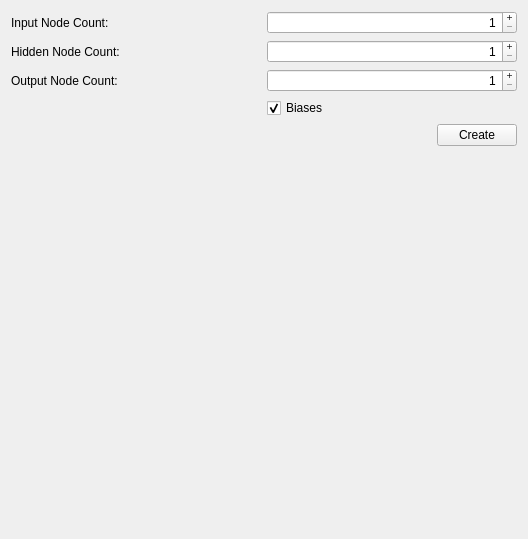
<ui version="4.0" >
 <class>NetworkControlFrame</class>
 <widget class="QWidget" name="NetworkControlFrame" >
  <property name="geometry" >
   <rect>
    <x>0</x>
    <y>0</y>
    <width>528</width>
    <height>539</height>
   </rect>
  </property>
  <property name="windowTitle" >
   <string>Network Control Frame</string>
  </property>
  <layout class="QGridLayout" name="gridLayout" >
   <item row="0" column="0" >
    <widget class="QLabel" name="label_2" >
     <property name="text" >
      <string>Input Node Count:</string>
     </property>
    </widget>
   </item>
   <item row="0" column="1" >
    <widget class="QSpinBox" name="inputCount" >
     <property name="alignment" >
      <set>Qt::AlignRight|Qt::AlignTrailing|Qt::AlignVCenter</set>
     </property>
     <property name="buttonSymbols" >
      <enum>QAbstractSpinBox::PlusMinus</enum>
     </property>
     <property name="minimum" >
      <number>1</number>
     </property>
     <property name="maximum" >
      <number>99999</number>
     </property>
    </widget>
   </item>
   <item row="1" column="0" >
    <widget class="QLabel" name="label_3" >
     <property name="text" >
      <string>Hidden Node Count:</string>
     </property>
    </widget>
   </item>
   <item row="1" column="1" >
    <widget class="QSpinBox" name="hiddenCount" >
     <property name="alignment" >
      <set>Qt::AlignRight|Qt::AlignTrailing|Qt::AlignVCenter</set>
     </property>
     <property name="buttonSymbols" >
      <enum>QAbstractSpinBox::PlusMinus</enum>
     </property>
     <property name="minimum" >
      <number>1</number>
     </property>
     <property name="maximum" >
      <number>99999</number>
     </property>
    </widget>
   </item>
   <item row="2" column="0" >
    <widget class="QLabel" name="label_4" >
     <property name="text" >
      <string>Output Node Count:</string>
     </property>
    </widget>
   </item>
   <item row="2" column="1" >
    <widget class="QSpinBox" name="outputCount" >
     <property name="alignment" >
      <set>Qt::AlignRight|Qt::AlignTrailing|Qt::AlignVCenter</set>
     </property>
     <property name="buttonSymbols" >
      <enum>QAbstractSpinBox::PlusMinus</enum>
     </property>
     <property name="minimum" >
      <number>1</number>
     </property>
     <property name="maximum" >
      <number>99999</number>
     </property>
    </widget>
   </item>
   <item row="3" column="1" >
    <widget class="QCheckBox" name="checkBox" >
     <property name="text" >
      <string>Biases</string>
     </property>
     <property name="checked" >
      <bool>true</bool>
     </property>
    </widget>
   </item>
   <item row="4" column="0" colspan="2" >
    <layout class="QHBoxLayout" name="horizontalLayout" >
     <item>
      <widget class="QLabel" name="networkStatus" >
       <property name="text" >
        <string/>
       </property>
      </widget>
     </item>
     <item>
      <spacer name="horizontalSpacer" >
       <property name="orientation" >
        <enum>Qt::Horizontal</enum>
       </property>
       <property name="sizeHint" stdset="0" >
        <size>
         <width>40</width>
         <height>20</height>
        </size>
       </property>
      </spacer>
     </item>
     <item>
      <widget class="QPushButton" name="createNetwork" >
       <property name="toolTip" >
        <string>Create neural network</string>
       </property>
       <property name="statusTip" >
        <string>Create neural network</string>
       </property>
       <property name="text" >
        <string>Create</string>
       </property>
       <property name="icon" >
        <iconset resource="profit.qrc" >
         <normaloff>:/images/icons/misc.png</normaloff>:/images/icons/misc.png</iconset>
       </property>
      </widget>
     </item>
    </layout>
   </item>
   <item row="5" column="0" >
    <spacer name="verticalSpacer" >
     <property name="orientation" >
      <enum>Qt::Vertical</enum>
     </property>
     <property name="sizeHint" stdset="0" >
      <size>
       <width>20</width>
       <height>40</height>
      </size>
     </property>
    </spacer>
   </item>
  </layout>
 </widget>
 <resources>
  <include location="profit.qrc" />
 </resources>
 <connections/>
</ui>
